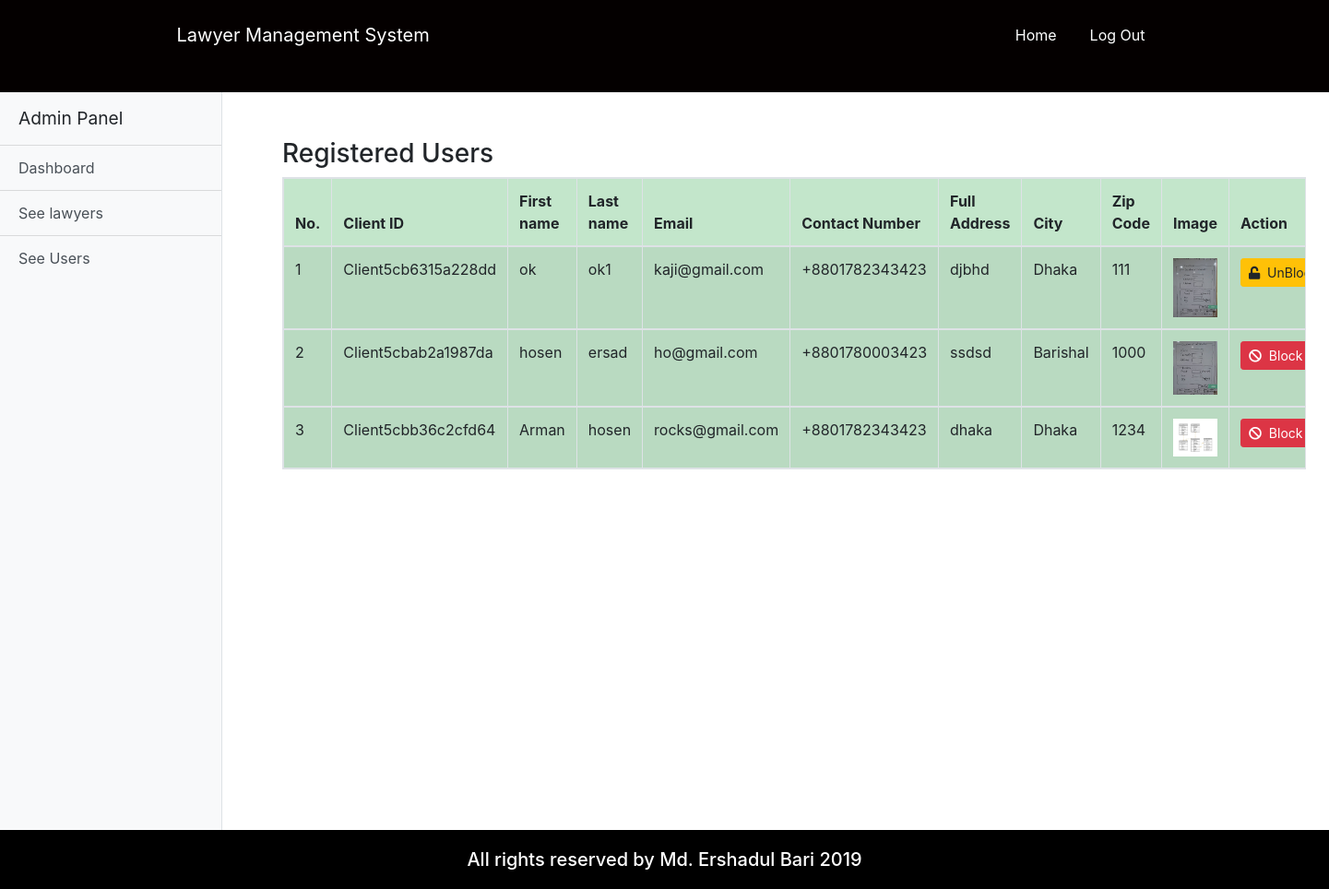
The app's page /admin_user.php (signed in) with its own data.
### tables this page shows
CREATE TABLE `user` (
  `u_id` varchar(20) NOT NULL,
  `first_Name` varchar(100) NOT NULL,
  `last_Name` varchar(100) NOT NULL,
  `email` varchar(100) NOT NULL,
  `password` varchar(100) NOT NULL,
  `status` varchar(100) NOT NULL,
  `role` varchar(100) NOT NULL
);

CREATE TABLE `client` (
  `client_id` varchar(20) NOT NULL,
  `contact_number` varchar(15) NOT NULL,
  `full_address` varchar(200) NOT NULL,
  `city` varchar(100) NOT NULL,
  `zip_code` varchar(50) NOT NULL,
  `image` varchar(200) NOT NULL
);

### admin_user.php (the view, shortened to what this page needs)
<?php
	if($_SESSION['login']==TRUE AND $_SESSION['status']=='Active'){
	?>
	<!doctype html>
	<html lang="en">
		<head>
			<link rel="stylesheet" href="https://use.fontawesome.com/releases/v5.8.1/css/all.css">
			<link rel="stylesheet" href="css/all.css">
			<link rel="stylesheet" href="css/simple-sidebar.css">
			<link rel="stylesheet" href="css/bootstrap.css">
			<link rel="stylesheet" href="css/style.css">
			<link rel="stylesheet" href="css/media.css">
		</head>
		<body>
			<header class="customnav">
				<div class="container">
					<div class="row">
						<div class="col-md-12">
							<nav class="navbar navbar-expand-lg ">
								<a class="navbar-brand cus-a" href="#">Lawyer Management System</a>
								<div class="collapse navbar-collapse" id="navbarSupportedContent">
									<ul class="navbar-nav ml-auto ">
										<li class="active">
											<a class="nav-link cus-a" href="#">Home <span class="sr-only">(current)</span></a>
										</li>
										<li class="">
											<a class="nav-link cus-a" href="logout.php">Log Out</a>
										</li>
									</ul>
								</div>
							</nav>
						</div>
					</div>
				</div>
			</header>
			<body>
				<div class="d-flex" id="wrapper">
					<div class="bg-light border-right" id="sidebar-wrapper">
						<div class="sidebar-heading">Admin Panel</div>
						<div class="list-group list-group-flush">
							<a href="admin_dashboard.php" class="list-group-item list-group-item-action bg-light">Dashboard</a>
							<a href="admin_lawyer.php" class="list-group-item list-group-item-action bg-light">See lawyers</a>
							<a href="admin_user.php" class="list-group-item list-group-item-action bg-light">See Users</a>
						</div>
					</div>
					<section class="bookingrqst">
						<div class="container">
							<div class="span7">
								<div class="widget stacked widget-table action-table">
									<div class="widget-header">
										<h3>Registered Users</h3>
									</div>
									<div class="widget-content">
										<table class="table table-striped table-bordered  table-success table-responsive">
											<thead>
												<tr>
													<th>No.</th>
													<th>Client ID</th>
													<th>First name</th>
													<th>Last name</th>
													<th>Email</th>
													<th>Contact Number</th>
													<th>Full Address</th>
													<th>City</th>
													<th>Zip Code</th>
													<th>Image</th>
													<th>Action</th>
												</tr>
											</thead>
											<?php
												$conn = connect();
												$result = mysqli_query($conn,"SELECT * FROM user INNER JOIN client on user.u_id=client.client_id");
												$counter = 0;
												while($row = mysqli_fetch_array($result)) {
												?>
												<tbody id="myTable">
													<tr>
														<td><?php echo ++$counter ;?></td>
														<td><?php echo $row["u_id"]; ?></td>
														<td><?php echo $row["first_Name"]; ?></td>
														<td><?php echo $row["last_Name"]; ?></td>
														<td><?php echo $row["email"]; ?></td>
														<td>+88<?php echo $row["contact_number"]; ?></td>
														<td><?php echo $row["full_address"]; ?></td>
														<td><?php echo $row["city"]; ?></td>
														<td><?php echo $row["zip_code"]; ?></td>
														<td><img src="images/upload/<?php echo $row["image"]; ?>" class="img-fluid " alt="<?php echo $row["image"]; ?>"></td>
														<?php if ($row['status']=='Active'){ ?>
															<td>
																<a class="btn btn-sm btn-danger" href="admin_user.php?block_id=<?=$row['u_id']?>"><i class="fa fa-ban"></i>&nbsp; Block</a>
															</td>
															<?php }
															else{?>
															<td>
																<a class="btn btn-sm btn-warning" href="admin_user.php?unblock_id=<?=$row['u_id']?>"><i class="fa fa-unlock "></i>&nbsp; UnBlock</a>
															</td>
														<?php }?>
													</tr>
													<?php
													}
												?>
											</table>
										</div>
									</div>
								</div>
							</div>
						</section>
					</div>
				</body>
				<footer>
					<div class="container">
						<div class="row">
							<div class="col">
								<h5>All rights reserved by Md. Ershadul Bari 2019</h5>
							</div>
						</div>
					</div>
				</footer>
			</body>
		</html>
		<?php
		}else
		header('location:login.php?deactivate');
	?>

### css/all.css (style rules this page uses)
.fa,.fab,.fal,.far,.fas { -moz-osx-font-smoothing:grayscale;-webkit-font-smoothing:antialiased;display:inline-block;font-style:normal;font-variant:normal;text-rendering:auto;line-height:1 }
.fa-ban:before { content:"\f05e" }
.fa-unlock:before { content:"\f09c" }
.fa,.far,.fas { font-family:"Font Awesome 5 Free" }
.fa,.fas { font-weight:900 }

### css/simple-sidebar.css (style rules this page uses)
body { overflow-x: hidden; }
#sidebar-wrapper { min-height: 100vh; margin-left: -15rem; -webkit-transition: margin .25s ease-out; -moz-transition: margin .25s ease-out; -o-transition: margin .25s ease-out; transition: margin .25s ease-out; }
#sidebar-wrapper .sidebar-heading { padding: 0.875rem 1.25rem; font-size: 1.2rem; }
#sidebar-wrapper .list-group { width: 15rem; }
@media (min-width: 768px) { #sidebar-wrapper { margin-left: 0; } }

### css/style.css (style rules this page uses)
* { margin: 0; padding: 0; }
html { height: 100% !important; }
body { display: flex !important; min-height: 100% !important; flex-direction: column; }
.customnav { background-color: #040000; height: 100px; }
.customnav a { margin: 10px 10px; }
.cus-a { color: white !important; }
footer { margin-top: auto; background-color: black; color: white; }
footer h5 { text-align: center; margin: 20px 0px; }
.bookingrqst { margin: 50px; }

### records on screen
user: u_id "Client5cb6315a228dd", first_Name "ok", last_Name "ok1", email "kaji@gmail.com", client.contact_number "01782343423", client.full_address "djbhd", client.city "Dhaka", client.zip_code "111", client.image (picture)
user: u_id "Client5cbab2a1987da", first_Name "hosen", last_Name "ersad", email "ho@gmail.com", client.contact_number "01780003423", client.full_address "ssdsd", client.city "Barishal", client.zip_code "1000", shows a picture
user: u_id "Client5cbb36c2cfd64", first_Name "Arman", last_Name "hosen", email "rocks@gmail.com", client.contact_number "01782343423", client.full_address "dhaka", client.city "Dhaka", client.zip_code "1234", shows a picture
